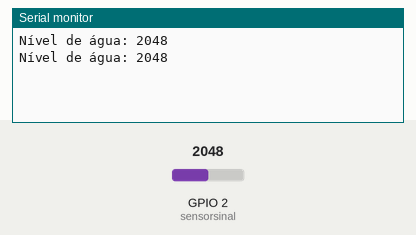
Recording of a sketch running on a simulated ESP32. Shown: the last lines printed to the serial monitor. Inputs (shaded band) come from the test bench; at power-on: GPIO 2 (sensorsinal) = 2048.

Above: at 2.8 s.
2.9 s: GPIO 2 (sensorsinal) set to 2866
At 5.2 s:
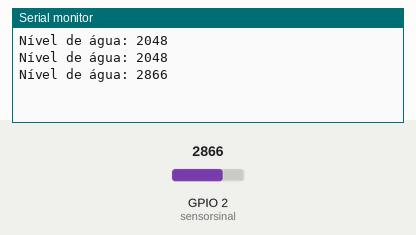
5.6 s: GPIO 2 (sensorsinal) set to 3603
At 7.2 s:
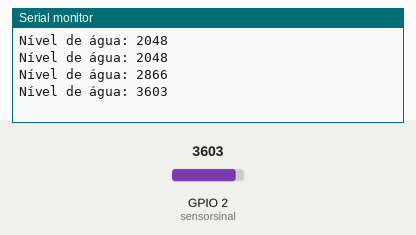
Timing chart, 0 to 8.7 s (numbered marks = the images above; inputs shaded):
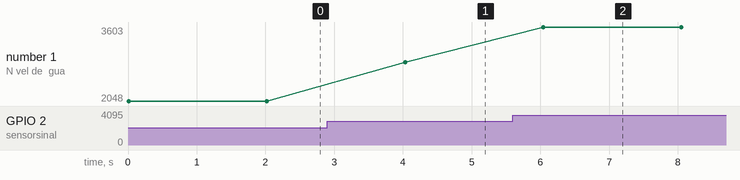

Measured:
- after the input at 2.9 s, the serial monitor: prints a new line after 1.1 s (image 1)
- after the input at 5.6 s, the serial monitor: prints a new line after 0.44 s (image 2)
- plotted number 1: 2048 → 2866 after the input at 2.9 s, 2866 → 3603 after the input at 5.6 s

The sketch:

Water_Level_T1592.ino
```cpp
/* Título: Teste do Sensor T1592
 * Desenvolvido: Curto Circuito
 *
 * https://blogmasterwalkershop.com.br/arduino/como-usar-com-arduino-sensor-detector-de-chuva
 *
 * VCC na porta digital 2
 * S na porta analógica
 */

/* Pinos correspondentes ao sensor */
#define sensorvcc 4     /*Define vcc como pino 4 */
#define sensorsinal 2  /*Define sinal como pino 2 */

/* Declara variável inteira para armazenamento dos dados */
int val = 0;

void setup() {
  pinMode(sensorvcc, OUTPUT);
  digitalWrite(sensorvcc, LOW); /* vcc tem nível lógico baixo até que haja alguma variação na leitura */
  Serial.begin(9600); /* Baudrate de 9600 */
}

void loop() {
  int level = readSensor();
  /*printa o nível da água no monitor serial */
  Serial.print("Nível de água: ");
  Serial.println(level);
  delay(2000);
}

/* leitura do sensor */
int readSensor() {
digitalWrite(sensorvcc, HIGH);  /* alimenta o sensor */
delay(10);                      /* espera 10ms */
val = analogRead(sensorsinal);  /* Realiza a leitura analógica do sinal do sensor */
digitalWrite(sensorvcc, LOW);   /* Desliga o sensor */
return val;                     /* envia leitura */
}
```
